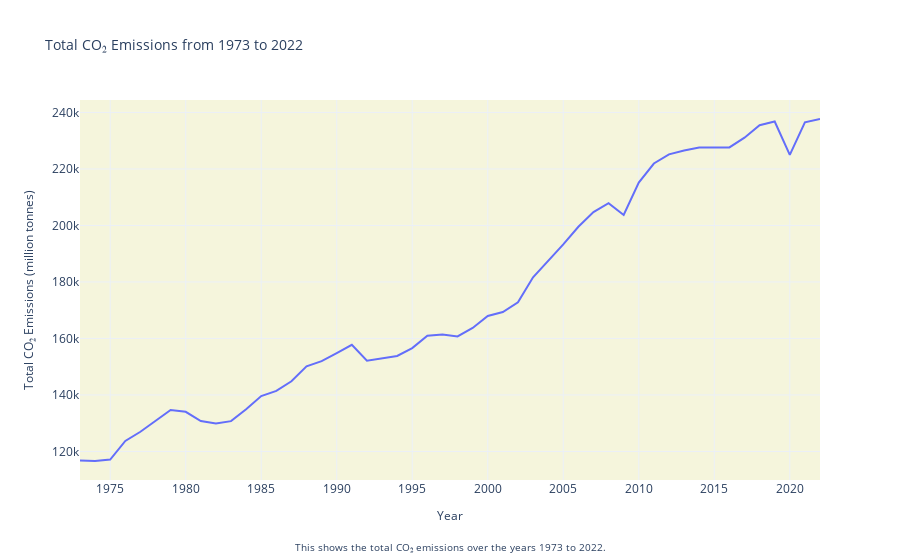

This figure's notebook cell:
### Code cell
import pandas as pd
import plotly.express as px
import plotly.graph_objects as go

# Load the dataset
# Assuming the dataset is in a CSV file named 'emissions_data.csv'
df = pd.read_csv('../data/owid-co2-data.csv')

# Filter data for years 1973 to 2022
filtered_df = df[(df['year'] >= 1990) & (df['year'] <= 2022)]

# Group by year and sum the CO2 emissions for all countries
annual_co2_emissions = filtered_df.groupby('year')['co2'].sum().reset_index()

# Create an interactive line plot using Plotly
fig = px.line(
    annual_co2_emissions,
    x='year',
    y='co2',
    title='Total CO₂ Emissions from 1973 to 2022',
    labels={'year': 'Year', 'co2': 'Total CO₂ Emissions (million tonnes)'},
    template='plotly_white'
)

# Customize the plot to match the provided example
fig.update_layout(
    title_font_size=14,
    xaxis_title_font_size=12,
    yaxis_title_font_size=12,
    plot_bgcolor='#f5f5dc'
)

# Adding an annotation to explain the graph (optional)
fig.add_annotation(
    text="This shows the total CO₂ emissions over the years 1973 to 2022.",
    xref="paper", yref="paper",
    x=0.5, y=-0.2, showarrow=False,
    font=dict(size=10),
    xanchor='center'
)

# Show the plot
fig.show()

### Figure 1 — Plotly figure (JSON) as saved in the notebook; plotly's stock layout.template omitted (floating-point values rounded to 4 significant figures)
{"data": [{"hovertemplate": "Year=%{x}<br>Total CO₂ Emissions (million tonnes)=%{y}<extra></extra>", "legendgroup": "", "line": {"color": "#636efa", "dash": "solid"}, "marker": {"symbol": "circle"}, "mode": "lines", "name": "", "orientation": "v", "showlegend": false, "type": "scatter", "x": [1973, 1974, 1975, 1976, 1977, 1978, 1979, 1980, 1981, 1982, 1983, 1984, 1985, 1986, 1987, 1988, 1989, 1990, 1991, 1992, 1993, 1994, 1995, 1996, 1997, 1998, 1999, 2000, 2001, 2002, 2003, 2004, 2005, 2006, 2007, 2008, 2009, 2010, 2011, 2012, 2013, 2014, 2015, 2016, 2017, 2018, 2019, 2020, 2021, 2022], "xaxis": "x", "y": [116800.0, 116600.0, 117100.0, 123700.0, 127000.0, 130900.0, 134700.0, 134000.0, 130800.0, 129900.0, 130700.0, 134900.0, 139600.0, 141400.0, 144900.0, 150100.0, 152000.0, 154800.0, 157700.0, 152100.0, 153100.0, 153800.0, 156600.0, 161000.0, 161400.0, 160700.0, 163700.0, 168000.0, 169400.0, 172800.0, 181600.0, 187500.0, 193300.0, 199500.0, 204700.0, 207900.0, 203700.0, 215200.0, 221900.0, 225200.0, 226600.0, 227600.0, 227600.0, 227600.0, 231100.0, 235500.0, 236800.0, 225000.0, 236500.0, 237700.0], "yaxis": "y"}], "layout": {"annotations": [{"font": {"size": 10}, "showarrow": false, "text": "This shows the total CO₂ emissions over the years 1973 to 2022.", "x": 0.5, "xanchor": "center", "xref": "paper", "y": -0.2, "yref": "paper"}], "legend": {"tracegroupgap": 0}, "plot_bgcolor": "#f5f5dc", "title": {"font": {"size": 14}, "text": "Total CO₂ Emissions from 1973 to 2022"}, "xaxis": {"anchor": "y", "domain": [0, 1], "title": {"font": {"size": 12}, "text": "Year"}}, "yaxis": {"anchor": "x", "domain": [0, 1], "title": {"font": {"size": 12}, "text": "Total CO₂ Emissions (million tonnes)"}}}}
